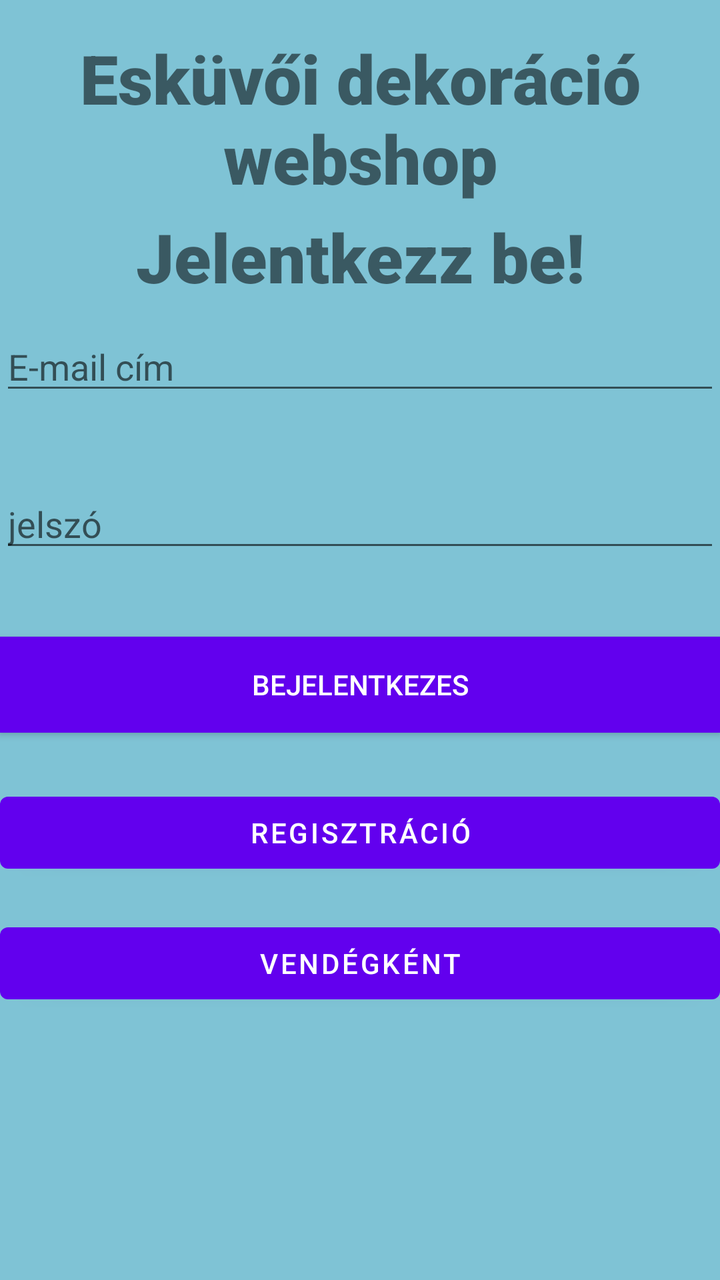
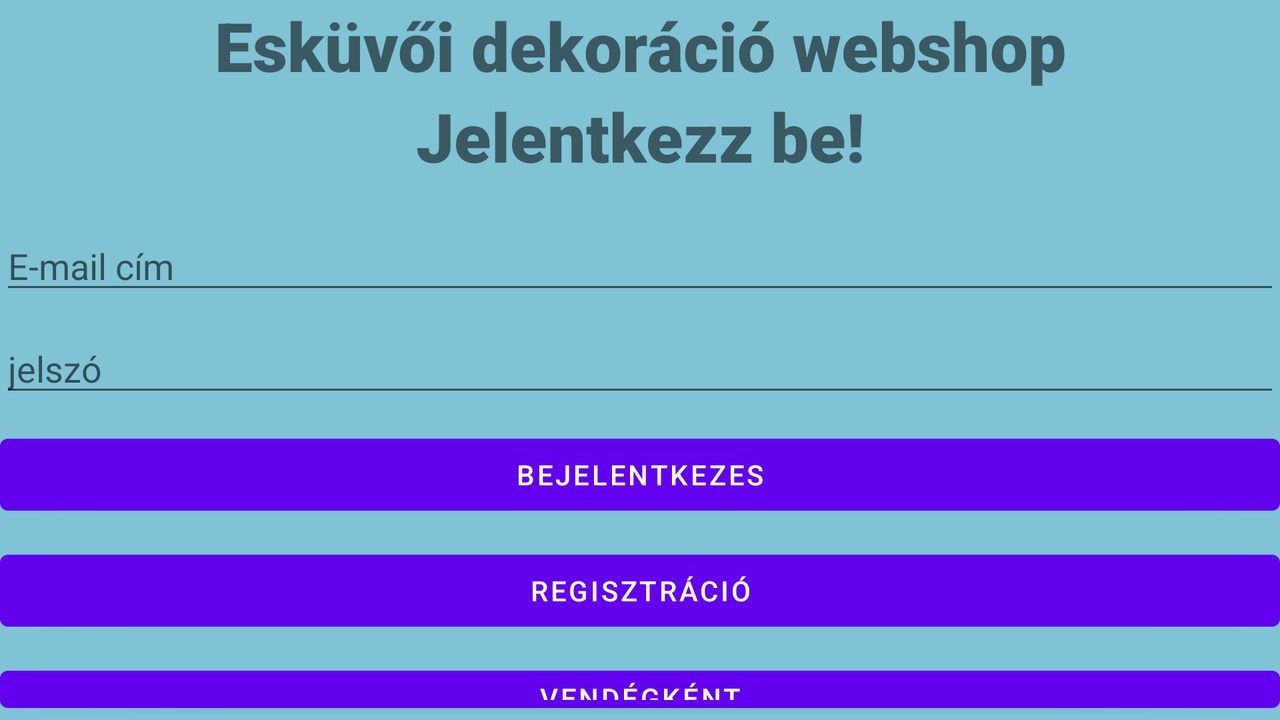

One screen, two layout resources from the same app: the default and the repository's alternative for another configuration. Each is rendered where Android would select it; the XML of both is given below.
<!-- AndroidManifest.xml: application theme Theme.Beadandoo -->
<!-- res/layout/activity_main.xml -->
<?xml version="1.0" encoding="utf-8"?>
<androidx.constraintlayout.widget.ConstraintLayout xmlns:android="http://schemas.android.com/apk/res/android"
    xmlns:app="http://schemas.android.com/apk/res-auto"
    xmlns:tools="http://schemas.android.com/tools"
    android:layout_width="match_parent"
    android:layout_height="match_parent"
    android:background="#888EA8"
    android:backgroundTint="#7FC3D5"
    tools:context=".MainActivity">

    <TextView
        android:id="@+id/cim"
        android:layout_width="match_parent"
        android:layout_height="wrap_content"
        android:layout_alignParentStart="true"
        android:layout_alignParentEnd="true"
        android:fontFamily="sans-serif-black"
        android:text="Esküvői dekoráció webshop"
        android:textAlignment="center"
        android:textSize="34sp"
        app:layout_constraintBottom_toTopOf="@+id/editTextUserName"
        app:layout_constraintTop_toTopOf="parent"
        app:layout_constraintVertical_bias="0.214"
        tools:layout_editor_absoluteX="0dp" />

    <TextView
        android:id="@+id/registrationTextView"
        android:layout_width="match_parent"
        android:layout_height="wrap_content"
        android:layout_alignParentStart="true"
        android:layout_alignParentEnd="true"
        android:fontFamily="sans-serif-black"
        android:text="Jelentkezz be!"
        android:textAlignment="center"
        android:textSize="34sp"
        app:layout_constraintBottom_toTopOf="@+id/editTextUserName"
        app:layout_constraintTop_toTopOf="parent"
        app:layout_constraintVertical_bias="0.914"
        tools:layout_editor_absoluteX="0dp" />

    <EditText
        android:id="@+id/editTextUserName"
        android:layout_width="match_parent"
        android:layout_height="wrap_content"
        android:ems="10"
        android:hint="@string/email"
        android:inputType="textEmailAddress"
        app:layout_constraintBottom_toBottomOf="parent"
        app:layout_constraintTop_toTopOf="parent"
        app:layout_constraintVertical_bias="0.269"
        tools:layout_editor_absoluteX="-40dp" />

    <EditText
        android:id="@+id/editTextPassword"
        android:layout_width="match_parent"
        android:layout_height="wrap_content"
        android:ems="10"
        android:hint="@string/password"
        android:inputType="textPassword"
        app:layout_constraintBottom_toBottomOf="parent"
        app:layout_constraintTop_toBottomOf="@+id/editTextUserName"
        app:layout_constraintVertical_bias="0.094"
        tools:layout_editor_absoluteX="0dp" />


    <Button
        android:id="@+id/registerButton"
        style="@style/Widget.AppCompat.Button"
        android:layout_width="0dp"
        android:layout_height="wrap_content"
        android:background="#01513E"
        android:backgroundTint="#4CAF50"
        android:foregroundTint="#0A5EA1"
        android:onClick="login"
        android:shadowColor="#4CAF50"
        android:text="@string/login"
        app:layout_constraintBottom_toBottomOf="parent"
        app:layout_constraintEnd_toEndOf="parent"
        app:layout_constraintHorizontal_bias="1.0"
        app:layout_constraintStart_toStartOf="parent"
        app:layout_constraintTop_toBottomOf="@+id/editTextPassword"
        app:layout_constraintVertical_bias="0.12"
        app:rippleColor="#63BD66"
        app:strokeColor="#4CAF50" />

    <Button
        android:id="@+id/loginButton"
        android:layout_width="0dp"
        android:layout_height="wrap_content"
        android:onClick="register"
        android:text="@string/regisztration"
        app:layout_constraintBottom_toBottomOf="parent"
        app:layout_constraintEnd_toEndOf="parent"
        app:layout_constraintHorizontal_bias="0.0"
        app:layout_constraintStart_toStartOf="parent"
        app:layout_constraintTop_toBottomOf="@+id/registerButton"
        app:layout_constraintVertical_bias="0.115" />

    <Button
        android:id="@+id/GuestButton"
        android:layout_width="0dp"
        android:layout_height="wrap_content"
        android:onClick="guestlogin"
        android:text="@string/guest"
        app:layout_constraintBottom_toBottomOf="parent"
        app:layout_constraintEnd_toEndOf="parent"
        app:layout_constraintHorizontal_bias="0.0"
        app:layout_constraintStart_toStartOf="parent"
        app:layout_constraintTop_toBottomOf="@+id/loginButton"
        app:layout_constraintVertical_bias="0.115" />
</androidx.constraintlayout.widget.ConstraintLayout>
<!-- resources referenced by this layout -->
<resources>
  <string name="email">E-mail cím</string>
  <string name="guest">Vendégként</string>
  <string name="login">bejelentkezes</string>
  <string name="password">jelszó</string>
  <string name="regisztration">regisztráció</string>
  <style name="Theme.Beadandoo" parent="Theme.MaterialComponents.DayNight.DarkActionBar">
          
          <item name="colorPrimary">@color/purple_500</item>
          <item name="colorPrimaryVariant">@color/purple_700</item>
          <item name="colorOnPrimary">@color/white</item>
          
          <item name="colorSecondary">@color/teal_200</item>
          <item name="colorSecondaryVariant">@color/teal_700</item>
          <item name="colorOnSecondary">@color/black</item>
          
          <item name="android:statusBarColor" tools:targetApi="l">?attr/colorPrimaryVariant</item>
          
      </style>
  <color name="purple_500">#FF6200EE</color>
  <color name="purple_700">#FF3700B3</color>
  <color name="white">#FFFFFFFF</color>
  <color name="teal_200">#FF03DAC5</color>
  <color name="teal_700">#FF018786</color>
  <color name="black">#FF000000</color>
</resources>
<!-- res/layout-land/activity_main.xml (the repository's variant of the layout above) -->
<!-- drawn on the phone turned sideways -->
<?xml version="1.0" encoding="utf-8"?>
<LinearLayout
    xmlns:android="http://schemas.android.com/apk/res/android"
    xmlns:app="http://schemas.android.com/apk/res-auto"
    xmlns:tools="http://schemas.android.com/tools"
    android:layout_width="match_parent"
    android:layout_height="match_parent"
    android:orientation="vertical"
    android:background="#888EA8"
    android:backgroundTint="#7FC3D5"
    tools:context=".MainActivity">
    <TextView
        android:id="@+id/cim"
        android:layout_width="match_parent"
        android:layout_height="wrap_content"
        android:layout_alignParentStart="true"
        android:layout_alignParentEnd="true"
        android:fontFamily="sans-serif-black"
        android:text="Esküvői dekoráció webshop"
        android:textAlignment="center"
        android:textSize="34sp"
        app:layout_constraintBottom_toTopOf="@+id/editTextUserName"
        app:layout_constraintTop_toTopOf="parent"
        app:layout_constraintVertical_bias="0.214"
        tools:layout_editor_absoluteX="0dp" />
    <TextView
        android:id="@+id/registrationTextView"
        android:layout_width="match_parent"
        android:layout_height="wrap_content"
        android:layout_alignParentStart="true"
        android:layout_alignParentEnd="true"
        android:fontFamily="sans-serif-black"
        android:text="Jelentkezz be!"
        android:textAlignment="center"
        android:textSize="34sp"
        app:layout_constraintBottom_toTopOf="@+id/editTextUserName"
        app:layout_constraintTop_toTopOf="parent"
        app:layout_constraintVertical_bias="0.914"
        tools:layout_editor_absoluteX="0dp" />

    <EditText
        android:id="@+id/editTextUserName"
        android:layout_width="match_parent"
        android:layout_height="wrap_content"
        android:ems="10"
        android:hint="@string/email"
        android:inputType="textEmailAddress"
        android:layout_marginTop="20dp"
        tools:layout_editor_absoluteX="-40dp" />

    <EditText
        android:id="@+id/editTextPassword"
        android:layout_width="match_parent"
        android:layout_height="wrap_content"
        android:ems="10"
        android:hint="@string/password"
        android:inputType="textPassword"
        android:layout_marginTop="10dp"
        tools:layout_editor_absoluteX="0dp" />

    <Button
        android:id="@+id/loginButton"
        android:layout_width="match_parent"
        android:layout_height="wrap_content"
        android:text="@string/login"
        android:onClick="login"
        android:layout_marginTop="10dp"
        app:layout_constraintVertical_bias="0.115" />

    <Button
        android:id="@+id/registerButton"
        android:layout_width="match_parent"
        android:layout_height="wrap_content"
        android:text="@string/regisztration"
        android:onClick="register"
        android:layout_marginTop="10dp"
        app:layout_constraintVertical_bias="0.115" />

    <Button
        android:id="@+id/GuestButton"
        android:layout_width="match_parent"
        android:layout_height="wrap_content"
        android:text="@string/guest"
        android:onClick="guestlogin"
        android:layout_marginTop="10dp"
        app:layout_constraintVertical_bias="0.115" />
</LinearLayout>
